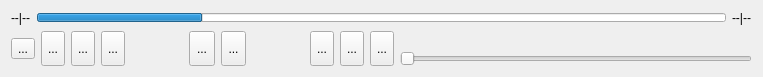
<?xml version="1.0" encoding="UTF-8"?>
<ui version="4.0">
 <class>ToolBar</class>
 <widget class="QWidget" name="ToolBar">
  <property name="geometry">
   <rect>
    <x>0</x>
    <y>0</y>
    <width>763</width>
    <height>64</height>
   </rect>
  </property>
  <property name="windowTitle">
   <string>Form</string>
  </property>
  <layout class="QGridLayout" name="gridLayout_4">
   <item row="0" column="0" colspan="3">
    <layout class="QHBoxLayout" name="horizontalLayout">
     <item>
      <widget class="QLabel" name="label">
       <property name="text">
        <string>--|--</string>
       </property>
      </widget>
     </item>
     <item>
      <widget class="QProgressBar" name="progressBar">
       <property name="maximumSize">
        <size>
         <width>16777215</width>
         <height>9</height>
        </size>
       </property>
       <property name="styleSheet">
        <string notr="true"/>
       </property>
       <property name="value">
        <number>24</number>
       </property>
       <property name="textVisible">
        <bool>false</bool>
       </property>
       <property name="invertedAppearance">
        <bool>false</bool>
       </property>
       <property name="textDirection">
        <enum>QProgressBar::TopToBottom</enum>
       </property>
       <property name="format">
        <string/>
       </property>
      </widget>
     </item>
     <item>
      <widget class="QLabel" name="label_2">
       <property name="text">
        <string>--|--</string>
       </property>
      </widget>
     </item>
    </layout>
   </item>
   <item row="1" column="0" rowspan="2">
    <widget class="QToolButton" name="toolButton">
     <property name="text">
      <string>...</string>
     </property>
    </widget>
   </item>
   <item row="1" column="1" rowspan="2">
    <layout class="QHBoxLayout" name="horizontalLayout_3">
     <item>
      <layout class="QGridLayout" name="gridLayout">
       <item row="0" column="0">
        <widget class="QToolButton" name="toolButton_2">
         <property name="sizePolicy">
          <sizepolicy hsizetype="Expanding" vsizetype="Expanding">
           <horstretch>0</horstretch>
           <verstretch>0</verstretch>
          </sizepolicy>
         </property>
         <property name="text">
          <string>...</string>
         </property>
        </widget>
       </item>
       <item row="0" column="1">
        <widget class="QToolButton" name="toolButton_3">
         <property name="sizePolicy">
          <sizepolicy hsizetype="Expanding" vsizetype="Expanding">
           <horstretch>0</horstretch>
           <verstretch>0</verstretch>
          </sizepolicy>
         </property>
         <property name="text">
          <string>...</string>
         </property>
        </widget>
       </item>
       <item row="0" column="2">
        <widget class="QToolButton" name="toolButton_4">
         <property name="sizePolicy">
          <sizepolicy hsizetype="Expanding" vsizetype="Expanding">
           <horstretch>0</horstretch>
           <verstretch>0</verstretch>
          </sizepolicy>
         </property>
         <property name="text">
          <string>...</string>
         </property>
        </widget>
       </item>
      </layout>
     </item>
     <item>
      <spacer name="horizontalSpacer">
       <property name="orientation">
        <enum>Qt::Horizontal</enum>
       </property>
       <property name="sizeHint" stdset="0">
        <size>
         <width>17</width>
         <height>20</height>
        </size>
       </property>
      </spacer>
     </item>
     <item>
      <layout class="QHBoxLayout" name="horizontalLayout_2">
       <item>
        <widget class="QToolButton" name="toolButton_5">
         <property name="sizePolicy">
          <sizepolicy hsizetype="Expanding" vsizetype="Expanding">
           <horstretch>0</horstretch>
           <verstretch>0</verstretch>
          </sizepolicy>
         </property>
         <property name="text">
          <string>...</string>
         </property>
        </widget>
       </item>
       <item>
        <widget class="QToolButton" name="toolButton_6">
         <property name="sizePolicy">
          <sizepolicy hsizetype="Expanding" vsizetype="Expanding">
           <horstretch>0</horstretch>
           <verstretch>0</verstretch>
          </sizepolicy>
         </property>
         <property name="text">
          <string>...</string>
         </property>
        </widget>
       </item>
      </layout>
     </item>
     <item>
      <spacer name="horizontalSpacer_2">
       <property name="orientation">
        <enum>Qt::Horizontal</enum>
       </property>
       <property name="sizeHint" stdset="0">
        <size>
         <width>17</width>
         <height>20</height>
        </size>
       </property>
      </spacer>
     </item>
     <item>
      <layout class="QGridLayout" name="gridLayout_2">
       <item row="0" column="0">
        <widget class="QToolButton" name="toolButton_7">
         <property name="sizePolicy">
          <sizepolicy hsizetype="Expanding" vsizetype="Expanding">
           <horstretch>0</horstretch>
           <verstretch>0</verstretch>
          </sizepolicy>
         </property>
         <property name="text">
          <string>...</string>
         </property>
        </widget>
       </item>
       <item row="0" column="1">
        <widget class="QToolButton" name="toolButton_8">
         <property name="sizePolicy">
          <sizepolicy hsizetype="Expanding" vsizetype="Expanding">
           <horstretch>0</horstretch>
           <verstretch>0</verstretch>
          </sizepolicy>
         </property>
         <property name="text">
          <string>...</string>
         </property>
        </widget>
       </item>
       <item row="0" column="2">
        <widget class="QToolButton" name="toolButton_9">
         <property name="sizePolicy">
          <sizepolicy hsizetype="Expanding" vsizetype="Expanding">
           <horstretch>0</horstretch>
           <verstretch>0</verstretch>
          </sizepolicy>
         </property>
         <property name="text">
          <string>...</string>
         </property>
        </widget>
       </item>
      </layout>
     </item>
    </layout>
   </item>
   <item row="1" column="2">
    <widget class="QLabel" name="label_3">
     <property name="text">
      <string/>
     </property>
    </widget>
   </item>
   <item row="2" column="2">
    <widget class="QSlider" name="horizontalSlider">
     <property name="orientation">
      <enum>Qt::Horizontal</enum>
     </property>
    </widget>
   </item>
  </layout>
 </widget>
 <resources/>
 <connections/>
</ui>
